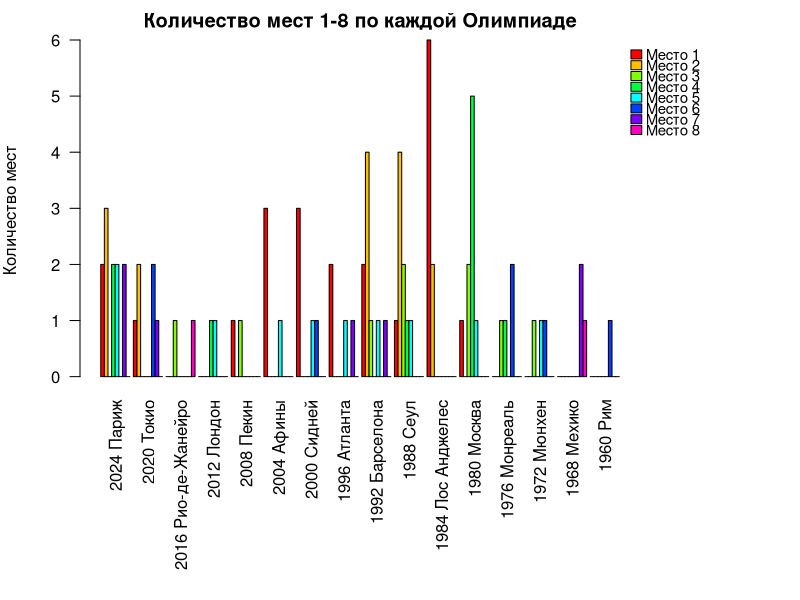
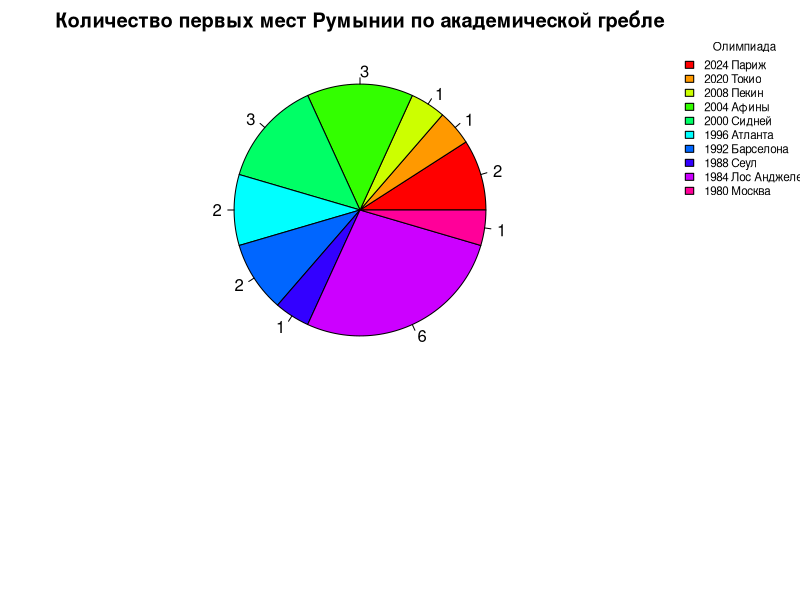
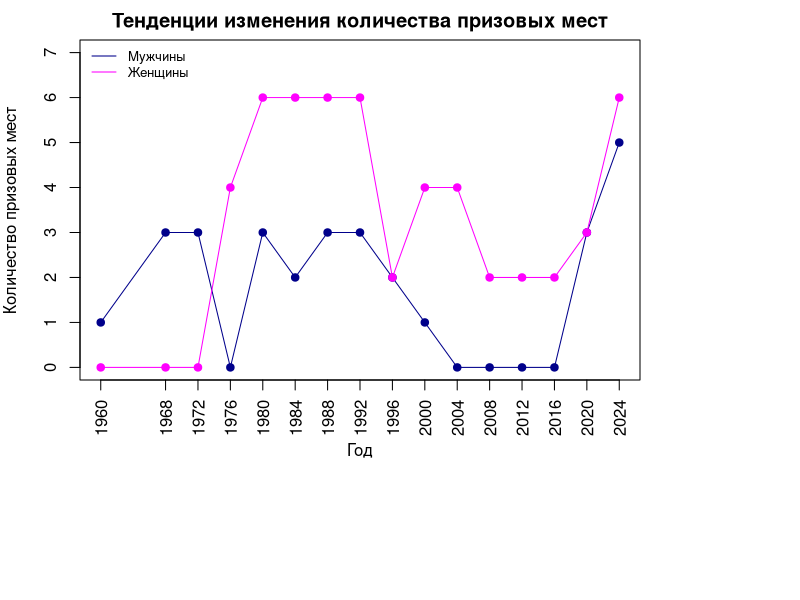
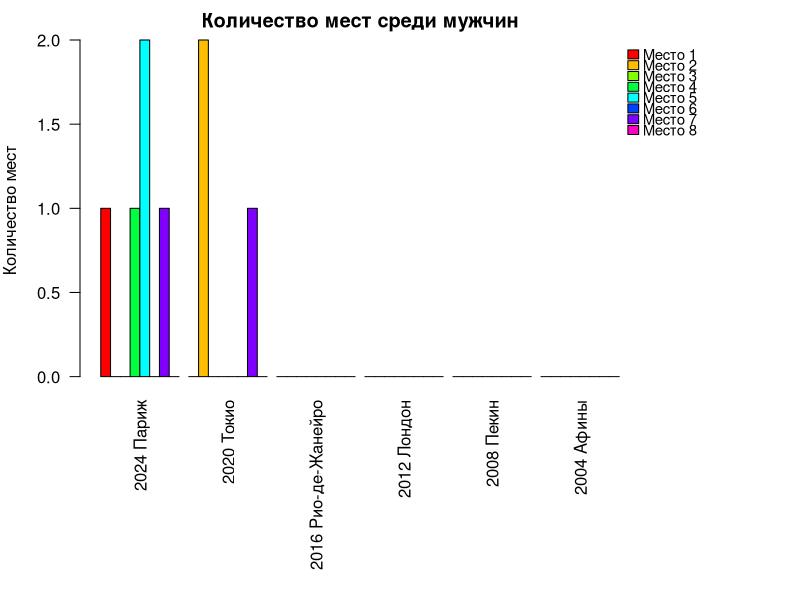
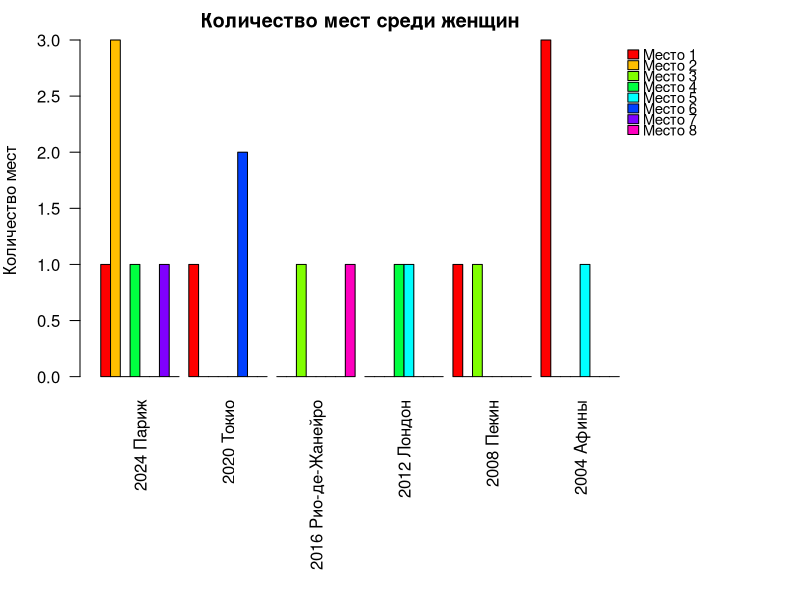
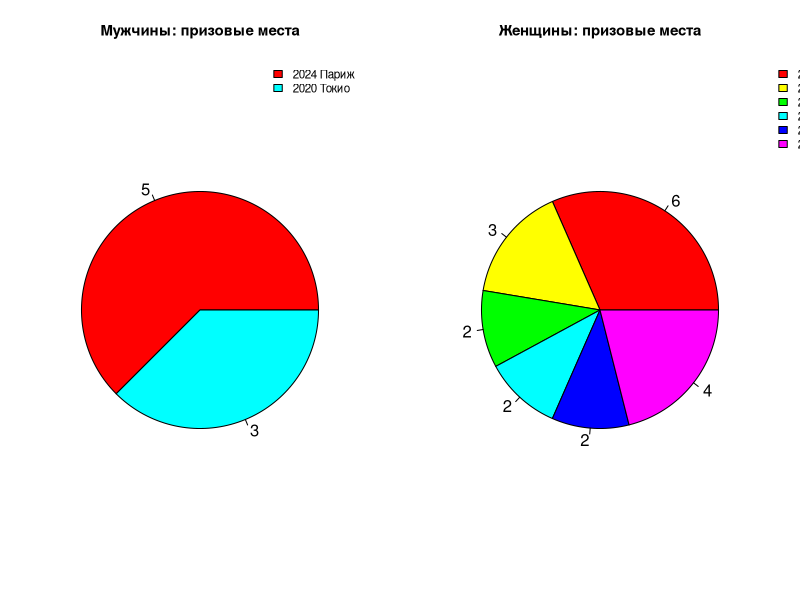
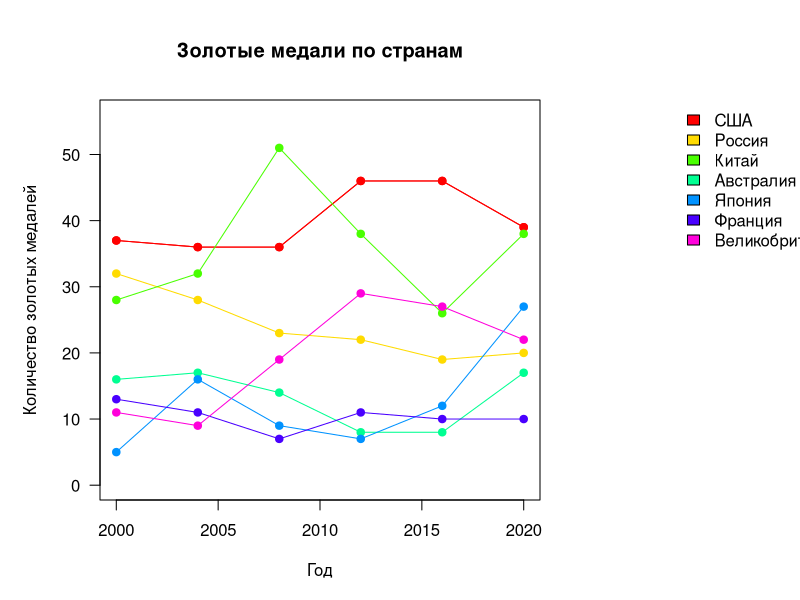
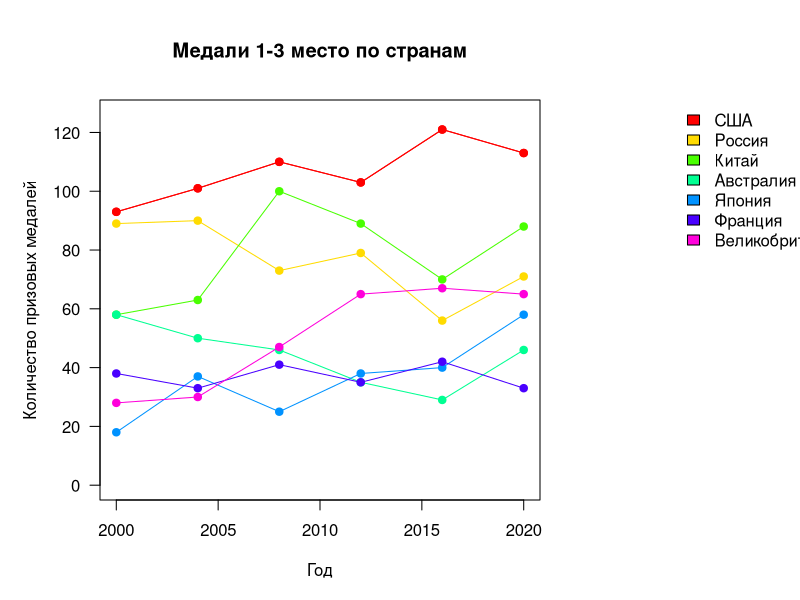

Reproduce these figures in R, in order.
library(readxl)

setwd("C:/Users/soch1van/Desktop/r_studio")
data <- read_excel("romania_rowing.xlsx")

data_new <- data[!grepl("мужчины|женщины", data$"Олимпийские Игры"), ]
data_men <- data[grepl("мужчины", data$"Олимпийские Игры"), ]
data_women <- data[grepl("женщины", data$"Олимпийские Игры"), ]

process_dataframe <- function(df){
  data_matrix <- as.matrix(df)
  data_matrix <- data_matrix[, -c(1, 10)]
  data_matrix <- apply(data_matrix, 2, as.numeric)
  rownames(data_matrix) <- data_new$"Олимпийские Игры"
  return(data_matrix)
}

matrix <- process_dataframe(data_new)
matrix_men <- process_dataframe(data_men)
matrix_women <- process_dataframe(data_women)


par(mar = c(11, 4, 2, 8), xpd = TRUE)

task1 <- barplot(t(matrix), beside = TRUE, col = rainbow(8),
              main = "Количество мест 1-8 по каждой Олимпиаде",
              ylab = "Количество мест",
              las = 2, axisnames = TRUE)

last_x <- max(task1)
legend(x = last_x, y = par("usr")[4], legend = paste("Место", 1:8),
       fill = rainbow(8),bty = "n", cex = 0.9,
       x.intersp = 0.3, y.intersp = 0.6)
#=================================================================
first_places <- matrix[matrix[, 1] != 0, 1]

pie(first_places, 
    main = "Количество первых мест Румынии по академической гребле",
    col = rainbow(length(first_places)), 
    labels = first_places)

legend(2, 1.1, 
       legend = names(first_places),
       fill = rainbow(length(first_places)), 
       title = "Олимпиада", 
       bty = "n",
       cex = 0.7)
#=================================================================
total_men <- rowSums(matrix_men)
total_women <- rowSums(matrix_women)
years <- sapply(data_new[, 1], function(x) as.numeric(gsub("[^0-9]", "", x)))

plot(years, total_men, type = "o", col = "darkblue",pch = 19, 
     main = "Тенденции изменения количества призовых мест",
     xlab = "Год", ylab = "Количество призовых мест", 
     ylim = c(0, max(total_men, total_women) + 1), xaxt = "n")
lines(years, total_women, type = "o", col = "magenta",pch = 19)
legend("topleft", legend = c("Мужчины", "Женщины"), col = c("darkblue", "magenta"), 
       lty = 1,bty = "n",cex = 0.8)
axis(1, at = years, labels = years, las = 2)
#=================================================================
men_last_6 <- matrix_men[1:6,]
par(mar = c(11, 4, 2, 8), xpd = TRUE)

task2 <- barplot(t(men_last_6), beside = TRUE, col = rainbow(8),
                 main = "Количество мест среди мужчин",
                 ylab = "Количество мест",
                 las = 2, axisnames = TRUE)

last_x <- max(task2)
legend(x = last_x, y = par("usr")[4], legend = paste("Место", 1:8),
       fill = rainbow(8),bty = "n", cex = 0.9,
       x.intersp = 0.3, y.intersp = 0.6)

women_last_6 <- matrix_women[1:6,]
task3 <- barplot(t(women_last_6), beside = TRUE, col = rainbow(8),
                 main = "Количество мест среди женщин",
                 ylab = "Количество мест",
                 las = 2, axisnames = TRUE)

last_x <- max(task3)
legend(x = last_x, y = par("usr")[4], legend = paste("Место", 1:8),
       fill = rainbow(8),bty = "n", cex = 0.9,
       x.intersp = 0.3, y.intersp = 0.6)
#=================================================================
par(mfrow = c(1, 2), mar = c(2, 2, 3, 2))

total_men_6 <- rowSums(matrix_men[1:6,])
non_zero_men <- total_men_6 > 0
filtered_labels_men <- names(total_men_6)[non_zero_men]
pie(total_men_6[non_zero_men], 
    main = "Мужчины: призовые места",
    col = rainbow(length(total_men_6[non_zero_men])), 
    labels = total_men_6[non_zero_men],
    cex.main = 0.9) 

legend("topright", 
       legend = filtered_labels_men,
       fill = rainbow(length(total_men_6[non_zero_men])), 
       bty = "n",
       cex = 0.7)

total_women_6 <- rowSums(matrix_women[1:6,])
non_zero_women <- total_women_6 > 0
filtered_labels_women <- names(total_women_6)[non_zero_women]
pie(total_women_6[non_zero_women], 
    main = "Женщины: призовые места",
    col = rainbow(length(total_women_6[non_zero_women])), 
    labels = total_women_6[non_zero_women],
    cex.main = 0.9)

legend("topright",
       xpd = TRUE,
       inset = c(-0.5, 0),
       legend = filtered_labels_women,
       fill = rainbow(length(total_women_6[non_zero_women])), 
       bty = "n",
       cex = 0.7)

par(mfrow = c(1, 1), mar = c(5, 4, 4, 2) + 0.1)
#=================================================================
data_all <- read_excel("top_7.xlsx")
years <- data_all$Олимпиада
gold_medals <- data_all[, c("США 1 место", "Россия 1 место", "Китай 1 место", 
  "Австралия 1 место", "Япония 1 место", "Франция 1 место", "Великобритания 1 место")]

par(mar = c(5, 5, 5, 13)) 
plot(years, gold_medals[[1]], type = "o", col = "red",
     main = "Золотые медали по странам",
     xlab = "Год",
     ylab = "Количество золотых медалей",
     ylim = c(0, max(gold_medals, na.rm = TRUE) + 5),
     pch = 19, las = 1,
     legend.text = paste("Место", 1:8), args.legend = list(x = "topright"))

colors <- rainbow(length(gold_medals))
for (i in 1:7) {
  lines(years, gold_medals[[i]], type = "o", col = colors[i], pch = 19)
}

legend("topright", legend = c("США", "Россия", "Китай", "Австралия", "Япония", "Франция", 
      "Великобритания"), xpd = TRUE, bty = "n", inset = -c(0.7, 0), fill = colors)
#==================================================================
data_all <- read_excel("top_7_summ.xlsx")
years <- data_all$Олимпиада
medals <- data_all[, c("США", "Россия", "Китай", "Австралия", "Япония", "Франция", 
                       "Великобритания")]

par(mar = c(5, 5, 5, 13)) 
plot(years, medals[[1]], type = "o", col = "red",
     main = "Медали 1-3 место по странам",
     xlab = "Год",
     ylab = "Количество призовых медалей",
     ylim = c(0, max(medals, na.rm = TRUE) + 5),
     pch = 19, las = 1,
     legend.text = paste("Место", 1:8), args.legend = list(x = "topright"))

colors <- rainbow(length(medals))
for (i in 1:7) {
  lines(years, medals[[i]], type = "o", col = colors[i], pch = 19)
}

legend("topright", legend = c("США", "Россия", "Китай", "Австралия", "Япония", "Франция", 
                              "Великобритания"), xpd = TRUE, bty = "n", inset = -c(0.7, 0), fill = colors)